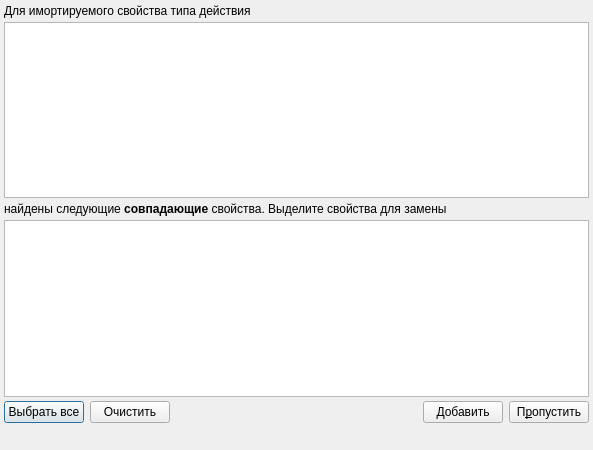
<ui version="4.0" >
 <class>ImportActionProperty</class>
 <widget class="QDialog" name="ImportActionProperty" >
  <property name="windowModality" >
   <enum>Qt::NonModal</enum>
  </property>
  <property name="geometry" >
   <rect>
    <x>0</x>
    <y>0</y>
    <width>593</width>
    <height>450</height>
   </rect>
  </property>
  <property name="windowTitle" >
   <string>Список записей</string>
  </property>
  <layout class="QGridLayout" >
   <property name="leftMargin" >
    <number>4</number>
   </property>
   <property name="topMargin" >
    <number>4</number>
   </property>
   <property name="rightMargin" >
    <number>4</number>
   </property>
   <property name="bottomMargin" >
    <number>4</number>
   </property>
   <property name="horizontalSpacing" >
    <number>4</number>
   </property>
   <property name="verticalSpacing" >
    <number>4</number>
   </property>
   <item row="3" column="0" >
    <widget class="QSplitter" name="splitterTree" >
     <property name="orientation" >
      <enum>Qt::Horizontal</enum>
     </property>
     <widget class="CTableView" name="tblNew" >
      <property name="whatsThis" >
       <string comment="ура!" >список записей</string>
      </property>
      <property name="tabKeyNavigation" >
       <bool>false</bool>
      </property>
      <property name="alternatingRowColors" >
       <bool>true</bool>
      </property>
     </widget>
    </widget>
   </item>
   <item row="4" column="0" >
    <layout class="QHBoxLayout" >
     <property name="spacing" >
      <number>6</number>
     </property>
     <property name="leftMargin" >
      <number>0</number>
     </property>
     <property name="topMargin" >
      <number>0</number>
     </property>
     <property name="rightMargin" >
      <number>0</number>
     </property>
     <property name="bottomMargin" >
      <number>0</number>
     </property>
     <item>
      <widget class="QPushButton" name="btnSelectAll" >
       <property name="text" >
        <string>Выбрать все</string>
       </property>
      </widget>
     </item>
     <item>
      <widget class="QPushButton" name="btnClearSelection" >
       <property name="text" >
        <string>Очистить</string>
       </property>
      </widget>
     </item>
     <item>
      <spacer>
       <property name="orientation" >
        <enum>Qt::Horizontal</enum>
       </property>
       <property name="sizeHint" >
        <size>
         <width>40</width>
         <height>20</height>
        </size>
       </property>
      </spacer>
     </item>
     <item>
      <widget class="QPushButton" name="btnReplace" >
       <property name="text" >
        <string>Добавить</string>
       </property>
      </widget>
     </item>
     <item>
      <widget class="QPushButton" name="btnSkip" >
       <property name="text" >
        <string>П&amp;ропустить</string>
       </property>
      </widget>
     </item>
    </layout>
   </item>
   <item row="5" column="0" >
    <widget class="QStatusBar" name="statusBar" >
     <property name="sizePolicy" >
      <sizepolicy vsizetype="Fixed" hsizetype="Preferred" >
       <horstretch>0</horstretch>
       <verstretch>0</verstretch>
      </sizepolicy>
     </property>
     <property name="toolTip" >
      <string>A status bar</string>
     </property>
     <property name="whatsThis" >
      <string>A status bar.</string>
     </property>
     <property name="sizeGripEnabled" >
      <bool>false</bool>
     </property>
    </widget>
   </item>
   <item row="0" column="0" >
    <layout class="QVBoxLayout" >
     <item>
      <widget class="QLabel" name="label" >
       <property name="text" >
        <string>Для имортируемого свойства типа действия</string>
       </property>
      </widget>
     </item>
    </layout>
   </item>
   <item row="2" column="0" >
    <widget class="QLabel" name="label_2" >
     <property name="text" >
      <string>найдены следующие &lt;b>совпадающие&lt;/b> свойства. Выделите свойства для замены</string>
     </property>
    </widget>
   </item>
   <item row="1" column="0" >
    <widget class="QTextBrowser" name="txtActionInfo" />
   </item>
  </layout>
 </widget>
 <customwidgets>
  <customwidget>
   <class>CTableView</class>
   <extends>QTableView</extends>
   <header>library/TableView.h</header>
  </customwidget>
 </customwidgets>
 <tabstops>
  <tabstop>tblNew</tabstop>
 </tabstops>
 <resources/>
 <connections/>
</ui>
